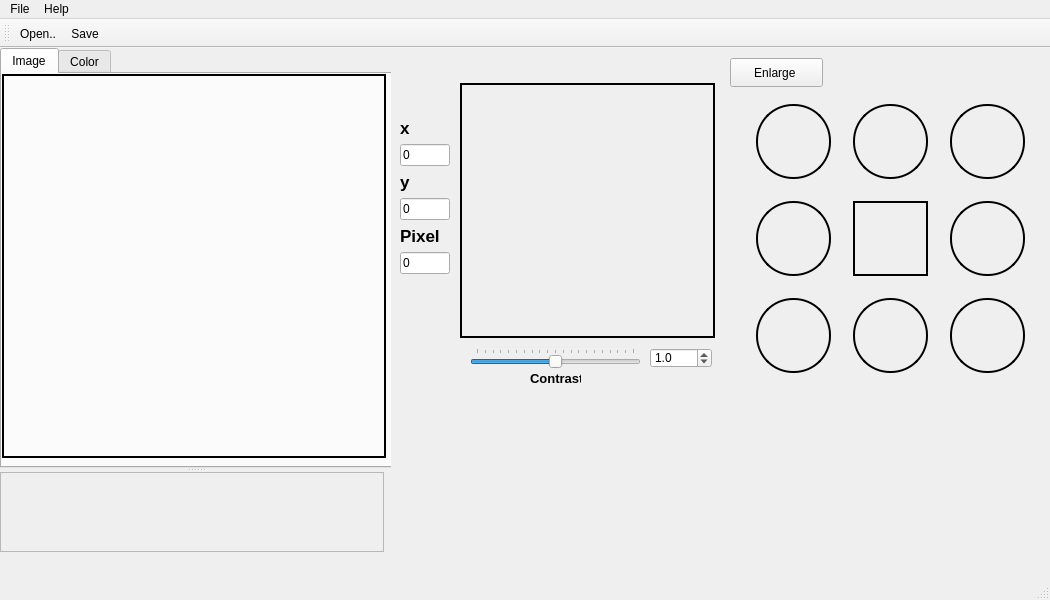
<?xml version="1.0" encoding="UTF-8"?>
<ui version="4.0">
 <class>MainWindow</class>
 <widget class="QMainWindow" name="MainWindow">
  <property name="geometry">
   <rect>
    <x>0</x>
    <y>0</y>
    <width>1050</width>
    <height>600</height>
   </rect>
  </property>
  <property name="windowTitle">
   <string>PiCut</string>
  </property>
  <property name="windowIcon">
   <iconset>
    <normaloff>../icon/crop.png</normaloff>../icon/crop.png</iconset>
  </property>
  <property name="accessibleName">
   <string/>
  </property>
  <property name="styleSheet">
   <string notr="true">QPushButton::hover {
    background: #D3D3D3;
	}
    
QPushButton::pressed{
    background: #C3C3C3;
    color: purple;
	}</string>
  </property>
  <widget class="QWidget" name="centralwidget">
   <widget class="QPushButton" name="chooseButton">
    <property name="geometry">
     <rect>
      <x>730</x>
      <y>10</y>
      <width>93</width>
      <height>29</height>
     </rect>
    </property>
    <property name="styleSheet">
     <string notr="true"/>
    </property>
    <property name="text">
     <string>Enlarge </string>
    </property>
   </widget>
   <widget class="ImageWidget" name="cutImageWidget" native="true">
    <property name="geometry">
     <rect>
      <x>460</x>
      <y>35</y>
      <width>255</width>
      <height>255</height>
     </rect>
    </property>
    <property name="styleSheet">
     <string notr="true">QWidget {
  border: 2px solid #000000;
}</string>
    </property>
   </widget>
   <widget class="QStackedWidget" name="stackedWidget">
    <property name="geometry">
     <rect>
      <x>730</x>
      <y>40</y>
      <width>311</width>
      <height>311</height>
     </rect>
    </property>
    <property name="currentIndex">
     <number>0</number>
    </property>
    <widget class="QWidget" name="page_1">
     <widget class="QWidget" name="layoutWidget">
      <property name="geometry">
       <rect>
        <x>10</x>
        <y>0</y>
        <width>301</width>
        <height>301</height>
       </rect>
      </property>
      <layout class="QGridLayout" name="gridLayout">
       <item row="0" column="0">
        <widget class="QPushButton" name="upleftButton">
         <property name="minimumSize">
          <size>
           <width>75</width>
           <height>75</height>
          </size>
         </property>
         <property name="maximumSize">
          <size>
           <width>90</width>
           <height>90</height>
          </size>
         </property>
         <property name="styleSheet">
          <string notr="true">QPushButton {
    border: 2px solid #000000;
    border-radius: 37px;
    }
QPushButton::hover {
    background: #D3D3D3;
	}
    
QPushButton::pressed{
    background: #C3C3C3;
    color: purple;
	}

</string>
         </property>
         <property name="text">
          <string/>
         </property>
         <property name="icon">
          <iconset>
           <normaloff>../icon/up-left-arrow.png</normaloff>../icon/up-left-arrow.png</iconset>
         </property>
         <property name="iconSize">
          <size>
           <width>60</width>
           <height>60</height>
          </size>
         </property>
        </widget>
       </item>
       <item row="0" column="1">
        <widget class="QPushButton" name="upButton">
         <property name="minimumSize">
          <size>
           <width>50</width>
           <height>50</height>
          </size>
         </property>
         <property name="maximumSize">
          <size>
           <width>75</width>
           <height>75</height>
          </size>
         </property>
         <property name="styleSheet">
          <string notr="true">QPushButton {
    border: 2px solid #000000;
    border-radius: 37px;
    }</string>
         </property>
         <property name="text">
          <string/>
         </property>
         <property name="icon">
          <iconset>
           <normaloff>../icon/up-arrow.png</normaloff>../icon/up-arrow.png</iconset>
         </property>
         <property name="iconSize">
          <size>
           <width>95</width>
           <height>95</height>
          </size>
         </property>
        </widget>
       </item>
       <item row="0" column="2">
        <widget class="QPushButton" name="uprightButton">
         <property name="minimumSize">
          <size>
           <width>50</width>
           <height>50</height>
          </size>
         </property>
         <property name="maximumSize">
          <size>
           <width>75</width>
           <height>75</height>
          </size>
         </property>
         <property name="styleSheet">
          <string notr="true">QPushButton {
    border: 2px solid #000000;
    border-radius: 37px;
    }</string>
         </property>
         <property name="text">
          <string/>
         </property>
         <property name="icon">
          <iconset>
           <normaloff>../icon/up-right-arrow.png</normaloff>../icon/up-right-arrow.png</iconset>
         </property>
         <property name="iconSize">
          <size>
           <width>60</width>
           <height>60</height>
          </size>
         </property>
        </widget>
       </item>
       <item row="1" column="0">
        <widget class="QPushButton" name="leftButton">
         <property name="minimumSize">
          <size>
           <width>50</width>
           <height>50</height>
          </size>
         </property>
         <property name="maximumSize">
          <size>
           <width>75</width>
           <height>75</height>
          </size>
         </property>
         <property name="styleSheet">
          <string notr="true">QPushButton {
    border: 2px solid #000000;
    border-radius: 37px;
    }</string>
         </property>
         <property name="text">
          <string/>
         </property>
         <property name="icon">
          <iconset>
           <normaloff>../icon/left-arrow.png</normaloff>../icon/left-arrow.png</iconset>
         </property>
         <property name="iconSize">
          <size>
           <width>95</width>
           <height>95</height>
          </size>
         </property>
        </widget>
       </item>
       <item row="1" column="1">
        <widget class="QPushButton" name="autocutButton">
         <property name="minimumSize">
          <size>
           <width>75</width>
           <height>75</height>
          </size>
         </property>
         <property name="maximumSize">
          <size>
           <width>75</width>
           <height>75</height>
          </size>
         </property>
         <property name="styleSheet">
          <string notr="true">QPushButton {
    border: 2px solid #000000;
    
    }</string>
         </property>
         <property name="text">
          <string/>
         </property>
         <property name="icon">
          <iconset>
           <normaloff>../icon/four-arrows.png</normaloff>../icon/four-arrows.png</iconset>
         </property>
         <property name="iconSize">
          <size>
           <width>80</width>
           <height>80</height>
          </size>
         </property>
        </widget>
       </item>
       <item row="1" column="2">
        <widget class="QPushButton" name="rightButton">
         <property name="minimumSize">
          <size>
           <width>50</width>
           <height>50</height>
          </size>
         </property>
         <property name="maximumSize">
          <size>
           <width>75</width>
           <height>75</height>
          </size>
         </property>
         <property name="styleSheet">
          <string notr="true">QPushButton {
    border: 2px solid #000000;
    border-radius: 37px;
    }</string>
         </property>
         <property name="text">
          <string/>
         </property>
         <property name="icon">
          <iconset>
           <normaloff>../icon/right-arrow.png</normaloff>../icon/right-arrow.png</iconset>
         </property>
         <property name="iconSize">
          <size>
           <width>95</width>
           <height>95</height>
          </size>
         </property>
        </widget>
       </item>
       <item row="2" column="0">
        <widget class="QPushButton" name="downleftButton">
         <property name="minimumSize">
          <size>
           <width>50</width>
           <height>50</height>
          </size>
         </property>
         <property name="maximumSize">
          <size>
           <width>75</width>
           <height>75</height>
          </size>
         </property>
         <property name="styleSheet">
          <string notr="true">QPushButton {
    border: 2px solid #000000;
    border-radius: 37px;
    }
</string>
         </property>
         <property name="text">
          <string/>
         </property>
         <property name="icon">
          <iconset>
           <normaloff>../icon/down-left-arrow.png</normaloff>../icon/down-left-arrow.png</iconset>
         </property>
         <property name="iconSize">
          <size>
           <width>60</width>
           <height>60</height>
          </size>
         </property>
        </widget>
       </item>
       <item row="2" column="1">
        <widget class="QPushButton" name="downButton">
         <property name="minimumSize">
          <size>
           <width>50</width>
           <height>50</height>
          </size>
         </property>
         <property name="maximumSize">
          <size>
           <width>75</width>
           <height>75</height>
          </size>
         </property>
         <property name="styleSheet">
          <string notr="true">QPushButton {
    border: 2px solid #000000;
    border-radius: 37px;
    }</string>
         </property>
         <property name="text">
          <string/>
         </property>
         <property name="icon">
          <iconset>
           <normaloff>../icon/down-arrow.png</normaloff>../icon/down-arrow.png</iconset>
         </property>
         <property name="iconSize">
          <size>
           <width>95</width>
           <height>95</height>
          </size>
         </property>
        </widget>
       </item>
       <item row="2" column="2">
        <widget class="QPushButton" name="downrightButton">
         <property name="minimumSize">
          <size>
           <width>50</width>
           <height>50</height>
          </size>
         </property>
         <property name="maximumSize">
          <size>
           <width>75</width>
           <height>75</height>
          </size>
         </property>
         <property name="styleSheet">
          <string notr="true">QPushButton {
    border: 2px solid #000000;
    border-radius: 37px;
    }</string>
         </property>
         <property name="text">
          <string/>
         </property>
         <property name="icon">
          <iconset>
           <normaloff>../icon/down-right-arrow.png</normaloff>../icon/down-right-arrow.png</iconset>
         </property>
         <property name="iconSize">
          <size>
           <width>60</width>
           <height>60</height>
          </size>
         </property>
        </widget>
       </item>
      </layout>
     </widget>
    </widget>
    <widget class="QWidget" name="page_3">
     <widget class="QWidget" name="layoutWidget">
      <property name="geometry">
       <rect>
        <x>0</x>
        <y>0</y>
        <width>301</width>
        <height>301</height>
       </rect>
      </property>
      <layout class="QGridLayout" name="gridLayout_2">
       <item row="0" column="0">
        <widget class="QPushButton" name="upleftButton_2">
         <property name="minimumSize">
          <size>
           <width>75</width>
           <height>75</height>
          </size>
         </property>
         <property name="maximumSize">
          <size>
           <width>90</width>
           <height>90</height>
          </size>
         </property>
         <property name="styleSheet">
          <string notr="true">QPushButton {
    border: 2px solid #000000;
    border-radius: 37px;
    }
QPushButton::hover {
    background: #D3D3D3;
	}
    
QPushButton::pressed{
    background: #C3C3C3;
    color: purple;
	}

</string>
         </property>
         <property name="text">
          <string/>
         </property>
         <property name="icon">
          <iconset>
           <normaloff>../icon/down-right-arrow.png</normaloff>../icon/down-right-arrow.png</iconset>
         </property>
         <property name="iconSize">
          <size>
           <width>60</width>
           <height>60</height>
          </size>
         </property>
        </widget>
       </item>
       <item row="0" column="1">
        <widget class="QPushButton" name="upButton_2">
         <property name="minimumSize">
          <size>
           <width>50</width>
           <height>50</height>
          </size>
         </property>
         <property name="maximumSize">
          <size>
           <width>75</width>
           <height>75</height>
          </size>
         </property>
         <property name="styleSheet">
          <string notr="true">QPushButton {
    border: 2px solid #000000;
    border-radius: 37px;
    }</string>
         </property>
         <property name="text">
          <string/>
         </property>
         <property name="icon">
          <iconset>
           <normaloff>../icon/up-arrow.png</normaloff>../icon/up-arrow.png</iconset>
         </property>
         <property name="iconSize">
          <size>
           <width>95</width>
           <height>95</height>
          </size>
         </property>
        </widget>
       </item>
       <item row="0" column="2">
        <widget class="QPushButton" name="uprightButton_2">
         <property name="minimumSize">
          <size>
           <width>50</width>
           <height>50</height>
          </size>
         </property>
         <property name="maximumSize">
          <size>
           <width>75</width>
           <height>75</height>
          </size>
         </property>
         <property name="styleSheet">
          <string notr="true">QPushButton {
    border: 2px solid #000000;
    border-radius: 37px;
    }</string>
         </property>
         <property name="text">
          <string/>
         </property>
         <property name="icon">
          <iconset>
           <normaloff>../icon/down-left-arrow.png</normaloff>../icon/down-left-arrow.png</iconset>
         </property>
         <property name="iconSize">
          <size>
           <width>60</width>
           <height>60</height>
          </size>
         </property>
        </widget>
       </item>
       <item row="1" column="0">
        <widget class="QPushButton" name="leftButton_2">
         <property name="minimumSize">
          <size>
           <width>50</width>
           <height>50</height>
          </size>
         </property>
         <property name="maximumSize">
          <size>
           <width>75</width>
           <height>75</height>
          </size>
         </property>
         <property name="styleSheet">
          <string notr="true">QPushButton {
    border: 2px solid #000000;
    border-radius: 37px;
    }</string>
         </property>
         <property name="text">
          <string/>
         </property>
         <property name="icon">
          <iconset>
           <normaloff>../icon/left-arrow.png</normaloff>../icon/left-arrow.png</iconset>
         </property>
         <property name="iconSize">
          <size>
           <width>95</width>
           <height>95</height>
          </size>
         </property>
        </widget>
       </item>
       <item row="1" column="1">
        <widget class="QPushButton" name="autocutButton_2">
         <property name="minimumSize">
          <size>
           <width>75</width>
           <height>75</height>
          </size>
         </property>
         <property name="maximumSize">
          <size>
           <width>75</width>
           <height>75</height>
          </size>
         </property>
         <property name="styleSheet">
          <string notr="true">QPushButton {
    border: 2px solid #000000;
    
    }</string>
         </property>
         <property name="text">
          <string/>
         </property>
         <property name="icon">
          <iconset>
           <normaloff>../icon/four-arrows.png</normaloff>../icon/four-arrows.png</iconset>
         </property>
         <property name="iconSize">
          <size>
           <width>80</width>
           <height>80</height>
          </size>
         </property>
        </widget>
       </item>
       <item row="1" column="2">
        <widget class="QPushButton" name="rightButton_2">
         <property name="minimumSize">
          <size>
           <width>50</width>
           <height>50</height>
          </size>
         </property>
         <property name="maximumSize">
          <size>
           <width>75</width>
           <height>75</height>
          </size>
         </property>
         <property name="styleSheet">
          <string notr="true">QPushButton {
    border: 2px solid #000000;
    border-radius: 37px;
    }</string>
         </property>
         <property name="text">
          <string/>
         </property>
         <property name="icon">
          <iconset>
           <normaloff>../icon/right-arrow.png</normaloff>../icon/right-arrow.png</iconset>
         </property>
         <property name="iconSize">
          <size>
           <width>95</width>
           <height>95</height>
          </size>
         </property>
        </widget>
       </item>
       <item row="2" column="0">
        <widget class="QPushButton" name="downleftButton_2">
         <property name="minimumSize">
          <size>
           <width>50</width>
           <height>50</height>
          </size>
         </property>
         <property name="maximumSize">
          <size>
           <width>75</width>
           <height>75</height>
          </size>
         </property>
         <property name="styleSheet">
          <string notr="true">QPushButton {
    border: 2px solid #000000;
    border-radius: 37px;
    }
</string>
         </property>
         <property name="text">
          <string/>
         </property>
         <property name="icon">
          <iconset>
           <normaloff>../icon/up-right-arrow.png</normaloff>../icon/up-right-arrow.png</iconset>
         </property>
         <property name="iconSize">
          <size>
           <width>60</width>
           <height>60</height>
          </size>
         </property>
        </widget>
       </item>
       <item row="2" column="1">
        <widget class="QPushButton" name="downButton_2">
         <property name="minimumSize">
          <size>
           <width>50</width>
           <height>50</height>
          </size>
         </property>
         <property name="maximumSize">
          <size>
           <width>75</width>
           <height>75</height>
          </size>
         </property>
         <property name="styleSheet">
          <string notr="true">QPushButton {
    border: 2px solid #000000;
    border-radius: 37px;
    }</string>
         </property>
         <property name="text">
          <string/>
         </property>
         <property name="icon">
          <iconset>
           <normaloff>../icon/down-arrow.png</normaloff>../icon/down-arrow.png</iconset>
         </property>
         <property name="iconSize">
          <size>
           <width>95</width>
           <height>95</height>
          </size>
         </property>
        </widget>
       </item>
       <item row="2" column="2">
        <widget class="QPushButton" name="downrightButton_2">
         <property name="minimumSize">
          <size>
           <width>50</width>
           <height>50</height>
          </size>
         </property>
         <property name="maximumSize">
          <size>
           <width>75</width>
           <height>75</height>
          </size>
         </property>
         <property name="styleSheet">
          <string notr="true">QPushButton {
    border: 2px solid #000000;
    border-radius: 37px;
    }</string>
         </property>
         <property name="text">
          <string/>
         </property>
         <property name="icon">
          <iconset>
           <normaloff>../icon/up-left-arrow.png</normaloff>../icon/up-left-arrow.png</iconset>
         </property>
         <property name="iconSize">
          <size>
           <width>60</width>
           <height>60</height>
          </size>
         </property>
        </widget>
       </item>
      </layout>
     </widget>
    </widget>
   </widget>
   <widget class="QLabel" name="nameLabel">
    <property name="geometry">
     <rect>
      <x>400</x>
      <y>30</y>
      <width>50</width>
      <height>29</height>
     </rect>
    </property>
    <property name="font">
     <font>
      <pointsize>13</pointsize>
      <bold>true</bold>
     </font>
    </property>
    <property name="text">
     <string/>
    </property>
   </widget>
   <widget class="QWidget" name="layoutWidget">
    <property name="geometry">
     <rect>
      <x>400</x>
      <y>70</y>
      <width>61</width>
      <height>173</height>
     </rect>
    </property>
    <layout class="QFormLayout" name="formLayout">
     <item row="0" column="0">
      <widget class="QLabel" name="nameLabel_2">
       <property name="font">
        <font>
         <pointsize>13</pointsize>
         <bold>true</bold>
        </font>
       </property>
       <property name="text">
        <string>x</string>
       </property>
      </widget>
     </item>
     <item row="1" column="0">
      <widget class="QLineEdit" name="xValue">
       <property name="maximumSize">
        <size>
         <width>50</width>
         <height>16777215</height>
        </size>
       </property>
       <property name="text">
        <string>0</string>
       </property>
      </widget>
     </item>
     <item row="2" column="0">
      <widget class="QLabel" name="nameLabel_3">
       <property name="font">
        <font>
         <pointsize>13</pointsize>
         <bold>true</bold>
        </font>
       </property>
       <property name="text">
        <string>y</string>
       </property>
      </widget>
     </item>
     <item row="3" column="0">
      <widget class="QLineEdit" name="yValue">
       <property name="maximumSize">
        <size>
         <width>50</width>
         <height>16777215</height>
        </size>
       </property>
       <property name="text">
        <string>0</string>
       </property>
      </widget>
     </item>
     <item row="4" column="0">
      <widget class="QLabel" name="nameLabel_4">
       <property name="font">
        <font>
         <pointsize>13</pointsize>
         <bold>true</bold>
        </font>
       </property>
       <property name="text">
        <string>Pixel</string>
       </property>
      </widget>
     </item>
     <item row="5" column="0">
      <widget class="QLineEdit" name="pixelValue">
       <property name="maximumSize">
        <size>
         <width>50</width>
         <height>16777215</height>
        </size>
       </property>
       <property name="text">
        <string>0</string>
       </property>
      </widget>
     </item>
    </layout>
   </widget>
   <widget class="QSplitter" name="splitter">
    <property name="geometry">
     <rect>
      <x>0</x>
      <y>0</y>
      <width>391</width>
      <height>504</height>
     </rect>
    </property>
    <property name="orientation">
     <enum>Qt::Vertical</enum>
    </property>
    <widget class="QTabWidget" name="tabWidget">
     <property name="minimumSize">
      <size>
       <width>420</width>
       <height>420</height>
      </size>
     </property>
     <property name="maximumSize">
      <size>
       <width>420</width>
       <height>420</height>
      </size>
     </property>
     <property name="currentIndex">
      <number>0</number>
     </property>
     <widget class="QWidget" name="tab_3">
      <attribute name="title">
       <string>Image</string>
      </attribute>
      <widget class="ImageWidget" name="ImageWidget" native="true">
       <property name="geometry">
        <rect>
         <x>0</x>
         <y>0</y>
         <width>384</width>
         <height>384</height>
        </rect>
       </property>
       <property name="minimumSize">
        <size>
         <width>384</width>
         <height>384</height>
        </size>
       </property>
       <property name="maximumSize">
        <size>
         <width>384</width>
         <height>384</height>
        </size>
       </property>
       <property name="styleSheet">
        <string notr="true">QWidget {
  border: 2px solid #000000;
}</string>
       </property>
      </widget>
     </widget>
     <widget class="QWidget" name="tab_4">
      <attribute name="title">
       <string>Color</string>
      </attribute>
      <widget class="QTableView" name="tableView">
       <property name="geometry">
        <rect>
         <x>0</x>
         <y>0</y>
         <width>380</width>
         <height>380</height>
        </rect>
       </property>
       <property name="sizePolicy">
        <sizepolicy hsizetype="Preferred" vsizetype="Preferred">
         <horstretch>0</horstretch>
         <verstretch>0</verstretch>
        </sizepolicy>
       </property>
       <property name="maximumSize">
        <size>
         <width>540</width>
         <height>540</height>
        </size>
       </property>
       <property name="lineWidth">
        <number>1</number>
       </property>
       <property name="sizeAdjustPolicy">
        <enum>QAbstractScrollArea::AdjustToContents</enum>
       </property>
       <property name="alternatingRowColors">
        <bool>true</bool>
       </property>
       <property name="iconSize">
        <size>
         <width>0</width>
         <height>0</height>
        </size>
       </property>
       <property name="textElideMode">
        <enum>Qt::ElideRight</enum>
       </property>
       <property name="sortingEnabled">
        <bool>false</bool>
       </property>
       <attribute name="horizontalHeaderCascadingSectionResizes">
        <bool>false</bool>
       </attribute>
       <attribute name="horizontalHeaderMinimumSectionSize">
        <number>20</number>
       </attribute>
       <attribute name="horizontalHeaderDefaultSectionSize">
        <number>20</number>
       </attribute>
       <attribute name="horizontalHeaderStretchLastSection">
        <bool>false</bool>
       </attribute>
       <attribute name="verticalHeaderDefaultSectionSize">
        <number>20</number>
       </attribute>
       <attribute name="verticalHeaderStretchLastSection">
        <bool>false</bool>
       </attribute>
      </widget>
     </widget>
    </widget>
    <widget class="QScrollArea" name="scrollArea">
     <property name="minimumSize">
      <size>
       <width>384</width>
       <height>80</height>
      </size>
     </property>
     <property name="maximumSize">
      <size>
       <width>384</width>
       <height>80</height>
      </size>
     </property>
     <property name="styleSheet">
      <string notr="true"/>
     </property>
     <property name="verticalScrollBarPolicy">
      <enum>Qt::ScrollBarAsNeeded</enum>
     </property>
     <property name="horizontalScrollBarPolicy">
      <enum>Qt::ScrollBarAsNeeded</enum>
     </property>
     <property name="widgetResizable">
      <bool>true</bool>
     </property>
     <widget class="QWidget" name="scrollArea_2">
      <property name="geometry">
       <rect>
        <x>0</x>
        <y>0</y>
        <width>382</width>
        <height>78</height>
       </rect>
      </property>
     </widget>
    </widget>
   </widget>
   <widget class="QDoubleSpinBox" name="contrastdoubleSpinBox">
    <property name="geometry">
     <rect>
      <x>650</x>
      <y>300</y>
      <width>62</width>
      <height>20</height>
     </rect>
    </property>
    <property name="decimals">
     <number>1</number>
    </property>
    <property name="maximum">
     <double>2.000000000000000</double>
    </property>
    <property name="singleStep">
     <double>0.100000000000000</double>
    </property>
    <property name="value">
     <double>1.000000000000000</double>
    </property>
   </widget>
   <widget class="QSlider" name="contrastSlider">
    <property name="geometry">
     <rect>
      <x>470</x>
      <y>300</y>
      <width>171</width>
      <height>20</height>
     </rect>
    </property>
    <property name="minimum">
     <number>0</number>
    </property>
    <property name="maximum">
     <number>20</number>
    </property>
    <property name="singleStep">
     <number>1</number>
    </property>
    <property name="pageStep">
     <number>1</number>
    </property>
    <property name="value">
     <number>10</number>
    </property>
    <property name="orientation">
     <enum>Qt::Horizontal</enum>
    </property>
    <property name="invertedAppearance">
     <bool>false</bool>
    </property>
    <property name="invertedControls">
     <bool>false</bool>
    </property>
    <property name="tickPosition">
     <enum>QSlider::TicksAbove</enum>
    </property>
    <property name="tickInterval">
     <number>0</number>
    </property>
   </widget>
   <widget class="QLabel" name="label">
    <property name="geometry">
     <rect>
      <x>530</x>
      <y>320</y>
      <width>51</width>
      <height>20</height>
     </rect>
    </property>
    <property name="font">
     <font>
      <pointsize>10</pointsize>
      <bold>true</bold>
     </font>
    </property>
    <property name="text">
     <string>Contrast</string>
    </property>
   </widget>
  </widget>
  <widget class="QMenuBar" name="menubar">
   <property name="geometry">
    <rect>
     <x>0</x>
     <y>0</y>
     <width>1050</width>
     <height>21</height>
    </rect>
   </property>
   <widget class="QMenu" name="menuFile">
    <property name="title">
     <string>File</string>
    </property>
    <addaction name="menuOpen"/>
    <addaction name="menuSave"/>
    <addaction name="menuSaveAs"/>
   </widget>
   <widget class="QMenu" name="menuHelp">
    <property name="title">
     <string>Help</string>
    </property>
    <addaction name="menuSOP"/>
   </widget>
   <addaction name="menuFile"/>
   <addaction name="menuHelp"/>
  </widget>
  <widget class="QStatusBar" name="statusbar"/>
  <widget class="QToolBar" name="toolBar">
   <property name="windowTitle">
    <string>toolBar</string>
   </property>
   <attribute name="toolBarArea">
    <enum>TopToolBarArea</enum>
   </attribute>
   <attribute name="toolBarBreak">
    <bool>false</bool>
   </attribute>
   <addaction name="menuOpen"/>
   <addaction name="menuSave"/>
  </widget>
  <action name="menuOpen">
   <property name="icon">
    <iconset>
     <normaloff>../icon/add-image.png</normaloff>../icon/add-image.png</iconset>
   </property>
   <property name="text">
    <string>Open..</string>
   </property>
  </action>
  <action name="menuSave">
   <property name="icon">
    <iconset>
     <normaloff>../icon/save-image.png</normaloff>../icon/save-image.png</iconset>
   </property>
   <property name="text">
    <string>Save ...</string>
   </property>
   <property name="toolTip">
    <string>Save..</string>
   </property>
  </action>
  <action name="menuSaveAs">
   <property name="text">
    <string>Save As...</string>
   </property>
  </action>
  <action name="menuSOP">
   <property name="text">
    <string>SOP</string>
   </property>
  </action>
 </widget>
 <customwidgets>
  <customwidget>
   <class>ImageWidget</class>
   <extends>QWidget</extends>
   <header>ImageWidget.h</header>
   <container>1</container>
  </customwidget>
 </customwidgets>
 <resources/>
 <connections/>
</ui>
